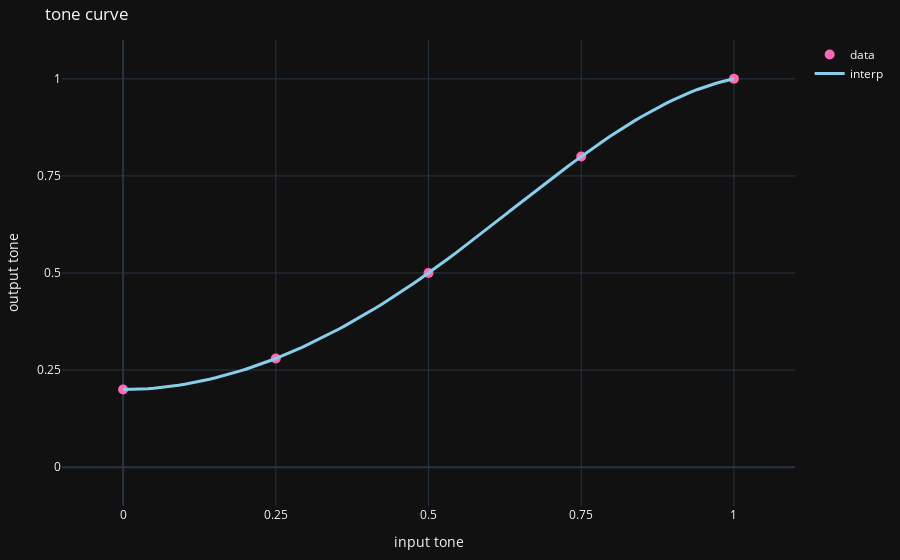

The notebook cell saved with this chart:
### Markdown cell above
Cool. Let's try to apply a basic tone curve to the image. We'll use five datapoints:

|   tone      | $x$    |  $y$    |
| ----------- | ------ |  ------ |
| blackpoint  | 0.0    |  0.2    |
| shadows     | 0.25   |  0.28   |
| midtones    | 0.5    |  0.5    |
| highlights  | 0.75   |  0.8    |
| whitepoint  | 1.0    |  1.0    |

Using `interp1d()`, we generate a function that will let us cubicly interpolate between these datapoints, yielding a nice sigmoid-ish curve that will squash our overall dynamic range and raise the blackpoint, but give us a bit more contrast around the midtones, and a bit less contrast around the shadows and highlights.

### Code cell
# common sigmoid-ish curve to apply to our image's RGB
tone_data_x = [0.0, 0.25, 0.5, 0.75, 1.0]
tone_data_y = [0.2, 0.28, 0.5, 0.80, 1.0]

# generate cubic interpolation function
f_tone_curve = interp1d(tone_data_x, tone_data_y, kind='cubic') 

plot_tone_curve(tone_data_y, f_tone_curve)
